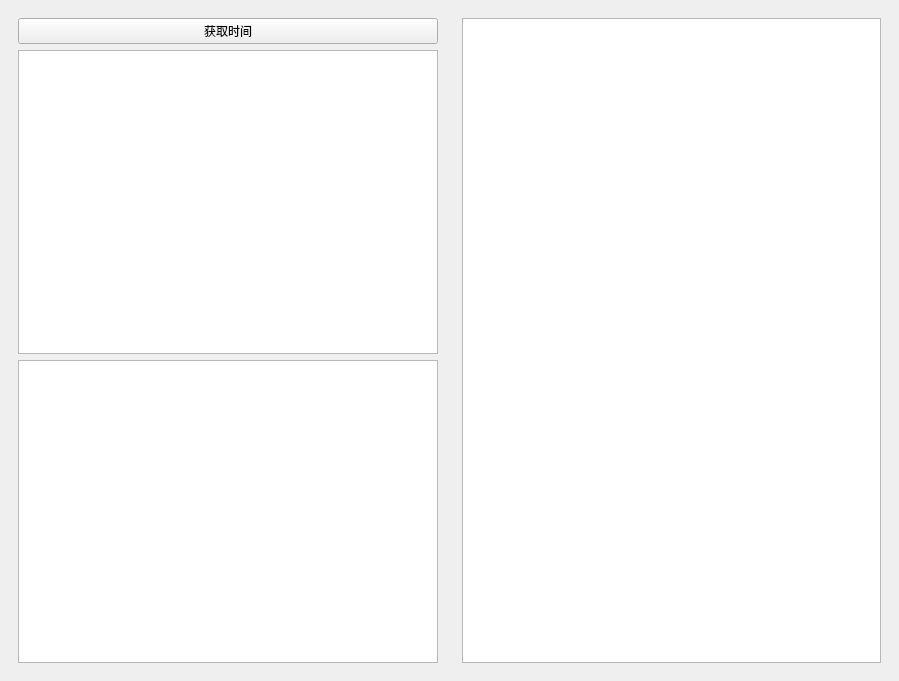
<?xml version="1.0" encoding="UTF-8"?>
<ui version="4.0">
 <class>MainWindow</class>
 <widget class="QMainWindow" name="MainWindow">
  <property name="geometry">
   <rect>
    <x>0</x>
    <y>0</y>
    <width>899</width>
    <height>681</height>
   </rect>
  </property>
  <property name="windowTitle">
   <string>MainWindow</string>
  </property>
  <widget class="QWidget" name="centralwidget">
   <property name="enabled">
    <bool>true</bool>
   </property>
   <layout class="QHBoxLayout" name="horizontalLayout">
    <item>
     <widget class="QWidget" name="widget_2" native="true">
      <layout class="QVBoxLayout" name="verticalLayout">
       <item>
        <widget class="QPushButton" name="pushButton">
         <property name="text">
          <string>获取时间</string>
         </property>
        </widget>
       </item>
       <item>
        <widget class="QPlainTextEdit" name="plainTextEdit"/>
       </item>
       <item>
        <widget class="QTableWidget" name="tableWidget"/>
       </item>
      </layout>
     </widget>
    </item>
    <item>
     <widget class="QWidget" name="widget" native="true">
      <layout class="QVBoxLayout" name="verticalLayout_3">
       <item>
        <widget class="QTableWidget" name="tableWidget_2"/>
       </item>
      </layout>
     </widget>
    </item>
   </layout>
  </widget>
 </widget>
 <resources/>
 <connections/>
</ui>
